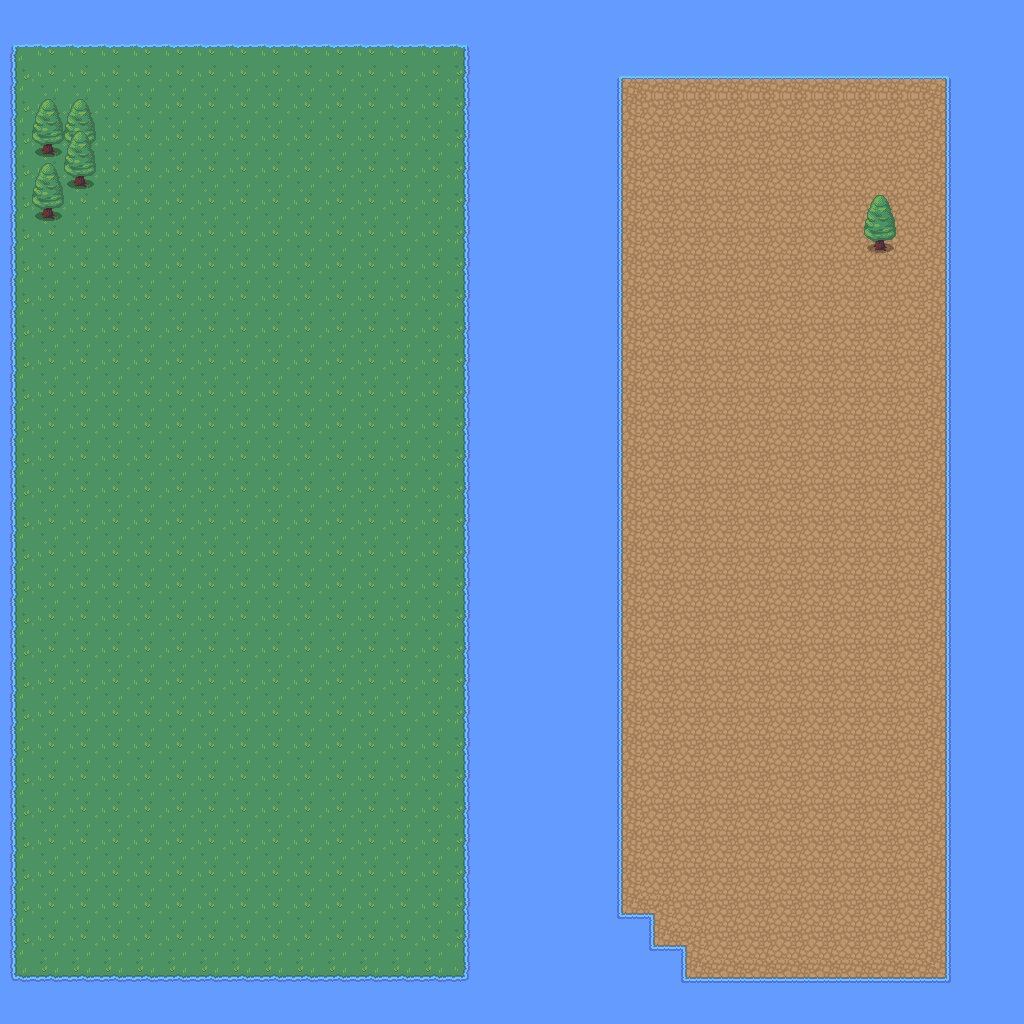

A level layout from a 2D game, rendered from its tile map. Below: a short description, then the map file with tile-grid data replaced by summaries:
An orthogonal 32x32 tile map with 32x32 px tiles, 2 tile layers (Ground, Foliage), 1 hidden layer not drawn and 6 objects (a, b).

<map version="1.5" tiledversion="1.5.0" orientation="orthogonal" renderorder="right-down" width="32" height="32" tilewidth="32" tileheight="32" infinite="0" nextlayerid="5" nextobjectid="6">
 <editorsettings>
  <export target="../public/tiles/forest.json" format="json" />
 </editorsettings>
 <tileset firstgid="1" name="forest" tilewidth="32" tileheight="32" tilecount="180" columns="20">
  <image source="../public/tiles/map.png" width="641" height="288" />
  <tile id="2">
   <properties>
    <property name="collides" type="bool" value="true" />
   </properties>
   <objectgroup draworder="index" id="2">
    <object id="1" x="14.7368" y="18.7719" width="2.45614" height="7.45614">
     <properties>
      <property name="collides" type="bool" value="true" />
     </properties>
    </object>
   </objectgroup>
  </tile>
  <tile id="4">
   <properties>
    <property name="collides" type="bool" value="true" />
   </properties>
  </tile>
  <tile id="15">
   <properties>
    <property name="collides" type="bool" value="true" />
   </properties>
  </tile>
  <tile id="16">
   <properties>
    <property name="collides" type="bool" value="true" />
   </properties>
  </tile>
  <tile id="17">
   <properties>
    <property name="collides" type="bool" value="true" />
   </properties>
  </tile>
  <tile id="18">
   <properties>
    <property name="collides" type="bool" value="true" />
   </properties>
  </tile>
  <tile id="19">
   <properties>
    <property name="collides" type="bool" value="true" />
   </properties>
  </tile>
  <tile id="20">
   <properties>
    <property name="collides" type="bool" value="true" />
   </properties>
   <objectgroup draworder="index" id="3">
    <object id="4" x="12.1228" y="17.6332" width="7.60431" height="7.4941">
     <properties>
      <property name="collides" type="bool" value="true" />
     </properties>
    </object>
   </objectgroup>
  </tile>
  <tile id="22">
   <properties>
    <property name="collides" type="bool" value="true" />
   </properties>
  </tile>
  <tile id="35">
   <properties>
    <property name="collides" type="bool" value="true" />
   </properties>
  </tile>
  <tile id="37">
   <properties>
    <property name="collides" type="bool" value="true" />
   </properties>
  </tile>
  <tile id="38">
   <properties>
    <property name="collides" type="bool" value="true" />
   </properties>
  </tile>
  <tile id="39">
   <properties>
    <property name="collides" type="bool" value="true" />
   </properties>
  </tile>
  <tile id="55">
   <properties>
    <property name="collides" type="bool" value="true" />
   </properties>
  </tile>
  <tile id="56">
   <properties>
    <property name="collides" type="bool" value="true" />
   </properties>
  </tile>
  <tile id="57">
   <properties>
    <property name="collides" type="bool" value="true" />
   </properties>
  </tile>
  <tile id="65">
   <properties>
    <property name="collides" type="bool" value="true" />
   </properties>
  </tile>
  <tile id="66">
   <properties>
    <property name="collides" type="bool" value="true" />
   </properties>
  </tile>
  <tile id="67">
   <properties>
    <property name="collides" type="bool" value="true" />
   </properties>
  </tile>
  <tile id="68">
   <properties>
    <property name="collides" type="bool" value="true" />
   </properties>
  </tile>
  <tile id="69">
   <properties>
    <property name="collides" type="bool" value="true" />
   </properties>
  </tile>
  <tile id="70">
   <properties>
    <property name="collides" type="bool" value="true" />
   </properties>
  </tile>
  <tile id="71">
   <properties>
    <property name="collides" type="bool" value="true" />
   </properties>
  </tile>
  <tile id="72">
   <properties>
    <property name="collides" type="bool" value="true" />
   </properties>
  </tile>
  <tile id="73">
   <properties>
    <property name="collides" type="bool" value="true" />
   </properties>
  </tile>
  <tile id="74">
   <properties>
    <property name="collides" type="bool" value="true" />
   </properties>
  </tile>
  <tile id="85">
   <properties>
    <property name="collides" type="bool" value="true" />
   </properties>
  </tile>
  <tile id="87">
   <properties>
    <property name="collides" type="bool" value="true" />
   </properties>
  </tile>
  <tile id="88">
   <properties>
    <property name="collides" type="bool" value="true" />
   </properties>
  </tile>
  <tile id="89">
   <properties>
    <property name="collides" type="bool" value="true" />
   </properties>
  </tile>
  <tile id="90">
   <properties>
    <property name="collides" type="bool" value="true" />
   </properties>
  </tile>
  <tile id="92">
   <properties>
    <property name="collides" type="bool" value="true" />
   </properties>
  </tile>
  <tile id="93">
   <properties>
    <property name="collides" type="bool" value="true" />
   </properties>
  </tile>
  <tile id="94">
   <properties>
    <property name="collides" type="bool" value="true" />
   </properties>
  </tile>
  <tile id="105">
   <properties>
    <property name="collides" type="bool" value="true" />
   </properties>
  </tile>
  <tile id="106">
   <properties>
    <property name="collides" type="bool" value="true" />
   </properties>
  </tile>
  <tile id="107">
   <properties>
    <property name="collides" type="bool" value="true" />
   </properties>
  </tile>
  <tile id="110">
   <properties>
    <property name="collides" type="bool" value="true" />
   </properties>
  </tile>
  <tile id="111">
   <properties>
    <property name="collides" type="bool" value="true" />
   </properties>
  </tile>
  <tile id="112">
   <properties>
    <property name="collides" type="bool" value="true" />
   </properties>
  </tile>
  <tile id="151">
   <properties>
    <property name="collides" type="bool" value="true" />
   </properties>
  </tile>
 </tileset>
 <layer id="1" name="Ground" width="32" height="32" locked="1">
  <data>[1024 cells, 785 non-empty, 20 distinct tile ids]</data>
 </layer>
 <layer id="2" name="Path" width="32" height="32" visible="0">
  <data>[1024 cells, 162 non-empty, 41 distinct tile ids]</data>
 </layer>
 <layer id="3" name="Foliage" width="32" height="32">
  <data>[1024 cells, 248 non-empty, 4 distinct tile ids]</data>
 </layer>
 <objectgroup id="4" name="Signs" visible="0">
  <object id="1" name="a" gid="3" x="191.419" y="162.29" width="32" height="32" />
  <object id="3" name="b" gid="3" x="430.186" y="501.371" width="32" height="32" />
  <object id="4" gid="3" x="703.958" y="470.545" width="32" height="32" />
  <object id="5" gid="3" x="830.917" y="252.677" width="32" height="32" />
 </objectgroup>
</map>